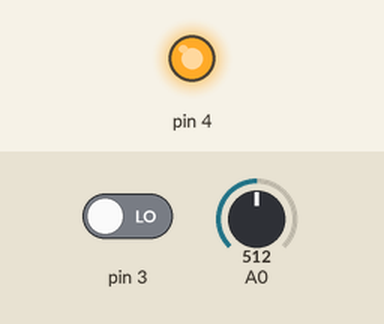
This sketch was run on a simulated Arduino Uno, built with avr-gcc and run on an emulated ATmega328P. Parts: output pins drawn as LEDs (lit = HIGH). The test bench sets the inputs (shaded band); at power-on: pin 3 LOW, A0 = 512. What the sketch prints to the serial monitor is not drawn.

Above: at 1.2 s.
1.3 s: pin 3 driven HIGH
4.3 s: pin 3 driven LOW
Timing chart, 0 to 7.3 s (numbered marks = the images above; inputs shaded):
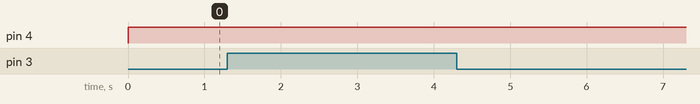

The sketch:

solar_powered_fan.ino
```cpp
boolean isFanOn = false, isOverideOn = false, lastfanvalue = false, currFanvalue = false;

int lastvalue = 0;
int buttonCounter = 0;
int tempCoeficient =  2;
int zeroTempValue = 102;


void setup () {

// TODO: put your setup code here, to run once:
Serial.begin(9600);
pinMode(3, INPUT);
pinMode(4, OUTPUT);

}

void loop() {
// TODO: put your main code here, to run repeatedly:
int value = analogRead(A0);

int tempvalue = (value - zeroTempValue)/ tempCoeficient; //map(value, 0 , 1023, -20 , 70);

if(lastvalue != tempvalue){
 Serial.print(tempvalue);
 Serial.println("celcius");
 Serial.println(lastfanvalue);
 lastvalue = tempvalue;
 if(tempvalue > 30){
 isFanOn = true;
 }else{
 isFanOn = false;
 }

}

if(digitalRead(3) > 0 && (millis() - buttonCounter ) > 300 ){
  isOverideOn = true;
  buttonCounter = millis();
}


currFanvalue = (!isOverideOn && lastfanvalue) || (!lastfanvalue && isOverideOn && !isFanOn) || (!isOverideOn && isFanOn);
digitalWrite(4, currFanvalue);

isOverideOn = false;
lastfanvalue = currFanvalue;

}
```

Measured:
- after the input at 4.3 s, every drawn part: stays the same
